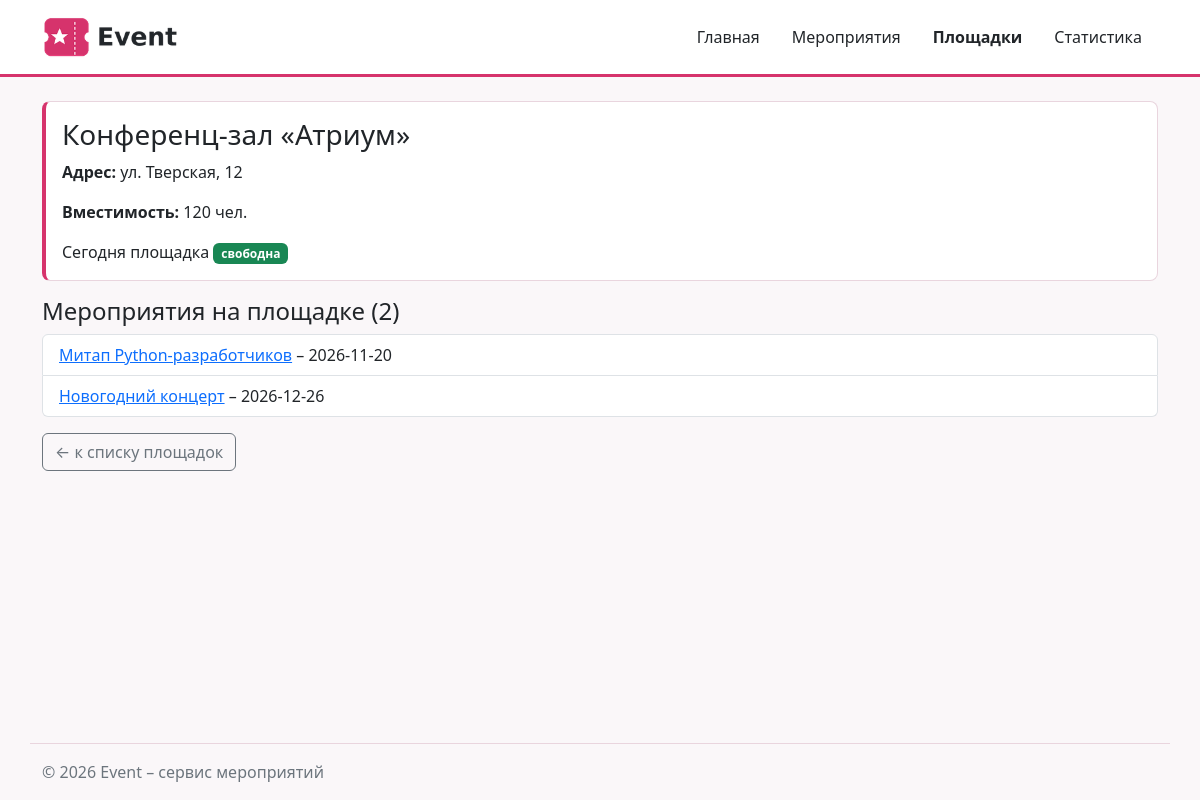
The page /venues/1/ on the database its author committed.
### venues/views.py (the view)
# urls.py: path("<int:venue_id>/", views.venue_detail, name="detail"),
def venue_detail(request, venue_id):
    venue = fetch_one(VENUE_SQL, (venue_id,))
    context = {"venue": venue}
    if venue is not None:
        today = date.today().isoformat()
        free_today = fetch_all(FREE_VENUES_SQL, (today,))
        context["is_free_today"] = any(
            row["id"] == venue_id for row in free_today
        )
        context["venue_events"] = fetch_all(VENUE_EVENTS_SQL, (venue_id,))
    return render(
        request,
        "venues/venue_detail.html",
        context,
        status=404 if venue is None else 200,
    )

### db/database.py (called while the page is built)
def get_connection(db_path: Path = DB_PATH) -> sqlite3.Connection:
    conn = sqlite3.connect(db_path)
    conn.row_factory = sqlite3.Row
    conn.execute("PRAGMA foreign_keys = ON")
    return conn

def fetch_all(query: str, params: tuple = ()) -> list:
    conn = get_connection()
    try:
        return conn.execute(query, params).fetchall()
    finally:
        conn.close()

def fetch_one(query: str, params: tuple = ()):
    conn = get_connection()
    try:
        return conn.execute(query, params).fetchone()
    finally:
        conn.close()

### venues/templates/venues/venue_detail.html (shortened to what this page needs)
{% extends "base.html" %}
{% block content %}
  {% if venue %}
    <div class="card venue-card mb-3">
      <div class="card-body">
        <h1 class="card-title h3">{{ venue.name }}</h1>
        <p class="card-text"><strong>Адрес:</strong> {{ venue.address }}</p>
        <p class="card-text">
          <strong>Вместимость:</strong> {{ venue.capacity }} чел.
        </p>
        <p class="card-text">
          Сегодня площадка
          {% if is_free_today %}
            <span class="badge bg-success">свободна</span>
          {% else %}
            <span class="badge bg-danger">занята</span>
          {% endif %}
        </p>
      </div>
    </div>
    <h2 class="h4">Мероприятия на площадке ({{ venue_events|length }})</h2>
    <ul class="list-group mb-3">
      {% for event in venue_events %}
        <li class="list-group-item">
          <a href="{% url 'events:detail' event.id %}">{{ event.title }}</a>
          – {{ event.event_date }}
        </li>
      {% empty %}
        <li class="list-group-item">Мероприятий нет.</li>
      {% endfor %}
    </ul>
  {% else %}
    <h1 class="text-danger">Площадка не найдена</h1>
    <p>Площадка с указанным идентификатором отсутствует.</p>
  {% endif %}
  <a href="{% url 'venues:list' %}" class="btn btn-outline-secondary">
    ← к списку площадок
  </a>
{% endblock %}

### homepage/static/homepage/css/style.css (style rules this page uses)
body { min-height: 100vh; display: flex; flex-direction: column; background-color: #faf7f9; }
.venue-card, .event-card { border: 1px solid #e9d5de; border-left: 4px solid #d6336c; border-radius: 8px; }

### rows shown on the page
venues: name "Конференц-зал «Атриум»", address "ул. Тверская, 12"
events: title "Митап Python-разработчиков", event_date "2026-11-20"
events: title "Новогодний концерт", event_date "2026-12-26"

### other values the page prints
{{ venue.capacity }} "120"
{{ venue_events|length }} "2"
